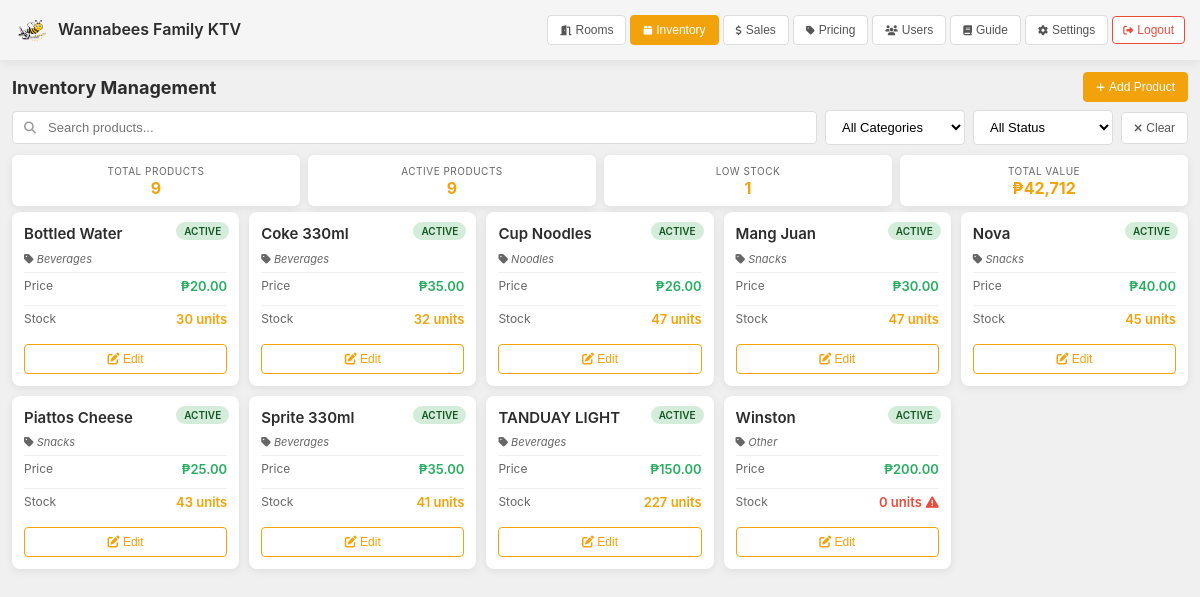
/owner/inventory.php (signed in), run on the app's committed database.
### tables this page shows
CREATE TABLE `products` (
  `product_id` int(11) NOT NULL,
  `product_name` varchar(100) NOT NULL,
  `price` decimal(10,2) NOT NULL,
  `stock_quantity` int(11) NOT NULL,
  `is_active` tinyint(1) DEFAULT 1,
  `Category` varchar(122) NOT NULL
);

### owner/inventory.php (the view, shortened to what this page needs)
<?php
require_once __DIR__ . '/../db.php';
$products = [];
$res = $mysqli->query("SELECT product_id, product_name, price, stock_quantity, is_active, Category FROM products ORDER BY product_name ASC");
if ($res) while ($r = $res->fetch_assoc()) $products[] = $r;
?>
<!doctype html>
<html lang="en">
<head>
  <link rel="stylesheet" href="https://cdnjs.cloudflare.com/ajax/libs/font-awesome/6.4.0/css/all.min.css">
</head>
<body>
  <header>
    <div class="header-left">
      <img src="../assets/images/KTVL.png" alt="Logo" onerror="this.style.display='none'">
      <div>
        <div class="header-title">Wannabees Family KTV</div>
      </div>
    </div>
    <div class="header-nav" id="headerNav">
      <button class="btn" onclick="location.href='dashboard.php'"><i class="fas fa-door-open"></i> <span>Rooms</span></button>
      <button class="btn btn-primary"><i class="fas fa-box"></i> <span>Inventory</span></button>
      <button class="btn" onclick="location.href='sales_report.php'"><i class="fas fa-dollar-sign"></i> <span>Sales</span></button>
      <button class="btn" onclick="location.href='pricing.php'"><i class="fas fa-tag"></i> <span>Pricing</span></button>
      <button class="btn" onclick="location.href='users.php'"><i class="fas fa-users"></i> <span>Users</span></button>
      <button class="btn" onclick="location.href='guide.php'"><i class="fas fa-book"></i> <span>Guide</span></button>
      <button class="btn" onclick="location.href='settings.php'"><i class="fas fa-cog"></i> <span>Settings</span></button>
      <form action="../auth/logout.php" method="post" class="logout-form">
        <button type="button" class="btn btn-danger" onclick="logoutNow(this)"><i class="fas fa-sign-out-alt"></i> <span>Logout</span></button>
      </form>
    </div>
  </header>
  <main>
    <div class="page-header">
      <h1 class="page-title">Inventory Management</h1>
      <button class="btn btn-success" onclick="openCreateModal()">
        <i class="fas fa-plus"></i> Add Product
      </button>
    </div>
    <div class="search-filter-bar">
      <div class="search-box">
        <input type="text" id="searchInput" placeholder="Search products..." onkeyup="filterProducts()">
      </div>
      <select id="categoryFilter" onchange="filterProducts()">
        <option value="">All Categories</option>
      </select>
      <select id="statusFilter" onchange="filterProducts()">
        <option value="">All Status</option>
      </select>
      <button class="btn btn-clear" onclick="clearFilters()" title="Clear all filters">
        <i class="fas fa-times"></i> Clear
      </button>
    </div>
    <div class="stats-grid">
      <div class="stat-card">
        <div class="stat-label">Total Products</div>
        <div class="stat-value"><?= count($products) ?></div>
      </div>
      <div class="stat-card">
        <div class="stat-label">Active Products</div>
        <div class="stat-value"><?= count(array_filter($products, fn($p) => $p['is_active'] == 1)) ?></div>
      </div>
      <div class="stat-card">
        <div class="stat-label">Low Stock</div>
        <div class="stat-value"><?= count(array_filter($products, fn($p) => $p['stock_quantity'] < 10)) ?></div>
      </div>
      <div class="stat-card">
        <div class="stat-label">Total Value</div>
        <div class="stat-value">₱<?= number_format(array_sum(array_map(fn($p) => $p['price'] * $p['stock_quantity'], $products)), 0) ?></div>
      </div>
    </div>
    <div class="products-container">
      <?php if (count($products) > 0): ?>
        <div class="products-grid">
          <?php foreach ($products as $p): ?>
            <div class="product-card <?= $p['is_active'] ? '' : 'inactive' ?>">
              <span class="product-status <?= $p['is_active'] ? 'active' : 'inactive' ?>">
                <?= $p['is_active'] ? 'Active' : 'Inactive' ?>
              </span>
              <div class="product-name"><?= htmlspecialchars($p['product_name']) ?></div>
              <?php if (!empty($p['Category'])): ?>
              <div class="product-category" style="font-size: 11px; color: #666; margin-bottom: 6px; font-style: italic;">
                <i class="fas fa-tag"></i> <?= htmlspecialchars($p['Category']) ?>
              </div>
              <?php endif; ?>
              <div class="product-info">
                <span class="product-label">Price</span>
                <span class="product-value product-price">₱<?= number_format($p['price'], 2) ?></span>
              </div>
              <div class="product-info">
                <span class="product-label">Stock</span>
                <span class="product-value product-stock <?= $p['stock_quantity'] < 10 ? 'low' : '' ?>">
                  <?= $p['stock_quantity'] ?> units
                  <?= $p['stock_quantity'] < 10 ? '<i class="fas fa-exclamation-triangle"></i>' : '' ?>
                </span>
              </div>
              <div class="product-actions">
                <button class="btn-edit" onclick='openEditModal(<?= json_encode($p) ?>)'>
                  <i class="fas fa-edit"></i> Edit
                </button>
              </div>
            </div>
          <?php endforeach; ?>
        </div>
      <?php endif; ?>
    </div>
  </main>
</body>
</html>

### owner/inventory.php (style rules this page uses)
* { margin: 0; padding: 0; box-sizing: border-box; }
body { font-family: -apple-system, BlinkMacSystemFont, 'Segoe UI', Roboto, sans-serif; background: #f0f0f0; color: #2c2c2c; height: 100vh; overflow-x: hidden; }
header { background: #f5f5f5; padding: 10px 15px; display: flex; align-items: center; justify-content: space-between; box-shadow: 0 2px 10px rgba(0,0,0,0.08); position: sticky; top: 0; z-index: 100; min-height: 60px; }
.header-left { display: flex; align-items: center; gap: 8px; flex-shrink: 0; }
.header-left img { height: 35px; width: auto; }
.header-title { font-size: 16px; font-weight: 600; line-height: 1.2; }
.header-nav { display: flex; gap: 4px; flex-wrap: wrap; align-items: center; }
.header-nav form.logout-form { display: inline-block; }
.header-nav form.logout-form .btn { padding: 6px 10px; font-size: 12px; }
.btn { padding: 7px 12px; border: 1px solid #ddd; border-radius: 4px; cursor: pointer; font-size: 12px; font-weight: 500; transition: all 0.2s ease; background: white; color: #555; white-space: nowrap; display: flex; align-items: center; gap: 4px; }
.btn i { font-size: 10px; }
.btn-primary { background: #f2a20a; color: white; border-color: #f2a20a; }
.btn-success { background: #f2a20a; color: white; border-color: #f2a20a; }
.btn-danger { background: white; color: #e74c3c; border-color: #e74c3c; }
main { padding: 12px; height: calc(100vh - 60px); overflow-y: auto; display: flex; flex-direction: column; }
.page-header { display: flex; justify-content: space-between; align-items: center; margin-bottom: 8px; flex-shrink: 0; }
.page-title { font-size: 18px; font-weight: 700; color: #2c2c2c; }
.search-filter-bar { display: flex; gap: 8px; margin-bottom: 10px; flex-wrap: wrap; align-items: center; }
.search-box { flex: 1; min-width: 200px; position: relative; display: flex; align-items: center; }
.search-box input { width: 100%; padding: 8px 12px 8px 35px; border: 1px solid #ddd; border-radius: 4px; font-size: 13px; transition: all 0.2s; }
#categoryFilter, #statusFilter { padding: 8px 12px; border: 1px solid #ddd; border-radius: 4px; font-size: 13px; background: white; cursor: pointer; transition: all 0.2s; min-width: 140px; }
.btn-clear { padding: 8px 12px; white-space: nowrap; }
.btn-clear i { font-size: 11px; }
.stats-grid { display: grid; grid-template-columns: repeat(auto-fit, minmax(100px, 1fr)); gap: 8px; margin-bottom: 6px; flex-shrink: 0; }
.stat-card { background: white; padding: 10px 8px; border-radius: 6px; box-shadow: 0 2px 8px rgba(0,0,0,0.08); text-align: center; }
.stat-label { font-size: 10px; color: #666; margin-bottom: 3px; text-transform: uppercase; letter-spacing: 0.5px; }
.stat-value { font-size: 16px; font-weight: 700; color: #f2a20a; line-height: 1; }
.products-container { flex: 1; min-height: 0; }
.products-grid { display: grid; grid-template-columns: repeat(auto-fill, minmax(220px, 1fr)); gap: 10px; padding-bottom: 20px; }
.product-card { background: white; border-radius: 8px; padding: 12px; box-shadow: 0 2px 8px rgba(0,0,0,0.08); transition: all 0.3s ease; position: relative; overflow: hidden; }
.product-status { position: absolute; top: 10px; right: 10px; padding: 3px 8px; border-radius: 12px; font-size: 10px; font-weight: 600; text-transform: uppercase; }
.product-status.active { background: #d4edda; color: #155724; }
.product-name { font-size: 15px; font-weight: 600; margin-bottom: 8px; color: #2c2c2c; padding-right: 50px; line-height: 1.3; }
.product-info { display: flex; justify-content: space-between; margin-bottom: 6px; padding: 5px 0; border-top: 1px solid #f0f0f0; }
.product-label { color: #666; font-size: 12px; }
.product-value { font-weight: 600; font-size: 13px; }
.product-price { color: #27ae60; }
.product-stock { color: #f2a20a; display: flex; align-items: center; gap: 4px; }
.product-stock.low { color: #e74c3c; }
.product-actions { margin-top: 12px; }
.btn-edit { width: 100%; padding: 7px 10px; background: white; color: #f2a20a; border: 1px solid #f2a20a; border-radius: 4px; cursor: pointer; font-weight: 500; transition: all 0.2s; font-size: 12px; }
@media (min-width: 769px) { .stats-grid { grid-template-columns: repeat(4, 1fr); } }
@media (min-width: 769px) { .products-grid { grid-template-columns: repeat(auto-fill, minmax(200px, 1fr)); } }

### data on the page
products: is_active "ACTIVE", product_name "Bottled Water", Category "Beverages", price "20.00", stock_quantity "30"
products: is_active "ACTIVE", product_name "Coke 330ml", Category "Beverages", price "35.00", stock_quantity "32"
products: is_active "ACTIVE", product_name "Cup Noodles", Category "Noodles", price "26.00", stock_quantity "47"
products: is_active "ACTIVE", product_name "Mang Juan", Category "Snacks", price "30.00", stock_quantity "47"
products: is_active "ACTIVE", product_name "Nova", Category "Snacks", price "40.00", stock_quantity "45"
products: is_active "ACTIVE", product_name "Piattos Cheese", Category "Snacks", price "25.00", stock_quantity "43"
products: is_active "ACTIVE", product_name "Sprite 330ml", Category "Beverages", price "35.00", stock_quantity "41"
products: is_active "ACTIVE", product_name "TANDUAY LIGHT", Category "Beverages", price "150.00", stock_quantity "227"
products: is_active "ACTIVE", product_name "Winston", Category "Other", price "200.00", stock_quantity "0"

### other printed values
count($products) "9"
count(array_filter($products, fn($p) => $p['is_active'] == 1)) "9"
count(array_filter($products, fn($p) => $p['stock_quantity'] < 10)) "1"
